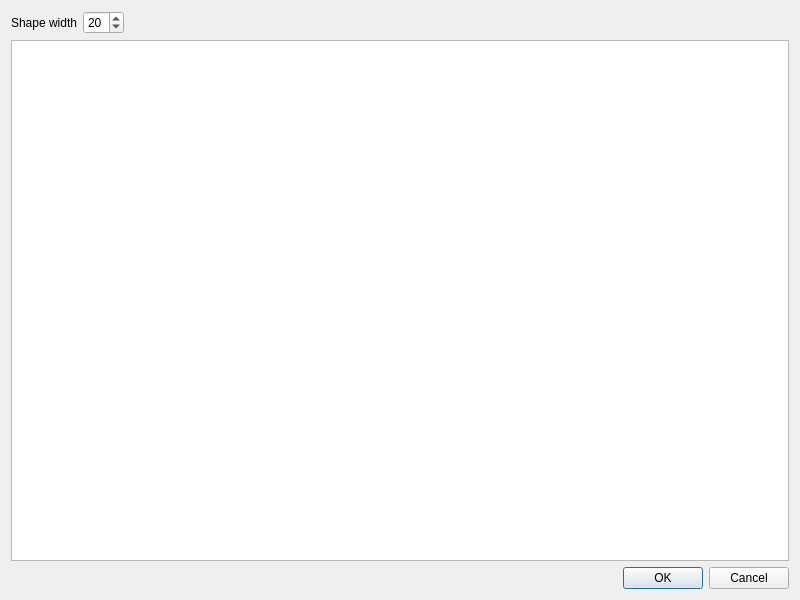
<?xml version="1.0" encoding="UTF-8"?>
<ui version="4.0">
 <class>DialogAnotation</class>
 <widget class="QDialog" name="DialogAnotation">
  <property name="geometry">
   <rect>
    <x>0</x>
    <y>0</y>
    <width>800</width>
    <height>600</height>
   </rect>
  </property>
  <property name="windowTitle">
   <string>Anotation</string>
  </property>
  <layout class="QVBoxLayout" name="verticalLayout">
   <item>
    <layout class="QHBoxLayout" name="horizontalLayout">
     <item>
      <widget class="QLabel" name="label">
       <property name="text">
        <string>Shape width</string>
       </property>
      </widget>
     </item>
     <item>
      <widget class="QSpinBox" name="spinBox">
       <property name="minimum">
        <number>2</number>
       </property>
       <property name="maximum">
        <number>60</number>
       </property>
       <property name="value">
        <number>20</number>
       </property>
      </widget>
     </item>
     <item>
      <spacer name="horizontalSpacer">
       <property name="orientation">
        <enum>Qt::Horizontal</enum>
       </property>
       <property name="sizeHint" stdset="0">
        <size>
         <width>40</width>
         <height>20</height>
        </size>
       </property>
      </spacer>
     </item>
    </layout>
   </item>
   <item>
    <widget class="WidgetAnotation" name="widgetAnotation"/>
   </item>
   <item>
    <widget class="QDialogButtonBox" name="buttonBox">
     <property name="orientation">
      <enum>Qt::Horizontal</enum>
     </property>
     <property name="standardButtons">
      <set>QDialogButtonBox::Cancel|QDialogButtonBox::Ok</set>
     </property>
    </widget>
   </item>
  </layout>
 </widget>
 <customwidgets>
  <customwidget>
   <class>WidgetAnotation</class>
   <extends>QGraphicsView</extends>
   <header>widgetanotation.h</header>
   <slots>
    <signal>noImage()</signal>
   </slots>
  </customwidget>
 </customwidgets>
 <resources/>
 <connections>
  <connection>
   <sender>buttonBox</sender>
   <signal>accepted()</signal>
   <receiver>DialogAnotation</receiver>
   <slot>accept()</slot>
   <hints>
    <hint type="sourcelabel">
     <x>248</x>
     <y>254</y>
    </hint>
    <hint type="destinationlabel">
     <x>157</x>
     <y>274</y>
    </hint>
   </hints>
  </connection>
  <connection>
   <sender>buttonBox</sender>
   <signal>rejected()</signal>
   <receiver>DialogAnotation</receiver>
   <slot>reject()</slot>
   <hints>
    <hint type="sourcelabel">
     <x>316</x>
     <y>260</y>
    </hint>
    <hint type="destinationlabel">
     <x>286</x>
     <y>274</y>
    </hint>
   </hints>
  </connection>
 </connections>
</ui>
